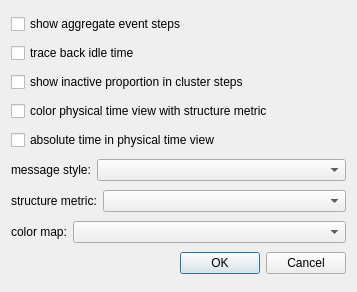
<?xml version="1.0" encoding="UTF-8"?>
<!--
Copyright (c) 2014, Lawrence Livermore National Security, LLC.
Produced at the Lawrence Livermore National Laboratory.

This file is part of Ravel.
Written by Kate Isaacs, kisaacs@acm.org, All rights reserved.
LLNL-CODE-663885

For details, see https://github.com/scalability-llnl/ravel
Please also see the LICENSE file for our notice and the LGPL.

This program is free software; you can redistribute it and/or modify
it under the terms of the GNU General Public License (as published by
the Free Software Foundation) version 2.1 dated February 1999.

This program is distributed in the hope that it will be useful, but
WITHOUT ANY WARRANTY; without even the IMPLIED WARRANTY OF
MERCHANTABILITY or FITNESS FOR A PARTICULAR PURPOSE. See the terms and
conditions of the GNU General Public License for more details.

You should have received a copy of the GNU Lesser General Public License
along with this program; if not, write to the Free Software Foundation,
Inc., 59 Temple Place, Suite 330, Boston, MA 02111-1307 USA
-->
<ui version="4.0">
 <class>VisOptionsDialog</class>
 <widget class="QDialog" name="VisOptionsDialog">
  <property name="geometry">
   <rect>
    <x>0</x>
    <y>0</y>
    <width>357</width>
    <height>292</height>
   </rect>
  </property>
  <property name="windowTitle">
   <string>Visualization Options</string>
  </property>
  <layout class="QVBoxLayout" name="verticalLayout">
   <item>
    <widget class="QCheckBox" name="showAggregateCheckBox">
     <property name="toolTip">
      <string>Show steps in between messaging events. MPI only.</string>
     </property>
     <property name="text">
      <string>show aggregate event steps</string>
     </property>
    </widget>
   </item>
   <item>
    <widget class="QCheckBox" name="traceBackCheckBox">
     <property name="toolTip">
      <string>Experimental.</string>
     </property>
     <property name="text">
      <string>trace back idle time</string>
     </property>
    </widget>
   </item>
   <item>
    <widget class="QCheckBox" name="inactiveCheckBox">
     <property name="toolTip">
      <string>Cluster glyphs have transparent area to show inactive timelines at that step.</string>
     </property>
     <property name="text">
      <string>show inactive proportion in cluster steps</string>
     </property>
    </widget>
   </item>
   <item>
    <widget class="QCheckBox" name="metricColorTraditionalCheckBox">
     <property name="toolTip">
      <string>Physical timeline events also colored using metric.</string>
     </property>
     <property name="text">
      <string>color physical time view with structure metric</string>
     </property>
    </widget>
   </item>
   <item>
    <widget class="QCheckBox" name="absoluteTimeCheckBox">
     <property name="toolTip">
      <string>Physical time axis shows absolute time rather than offset time.</string>
     </property>
     <property name="text">
      <string>absolute time in physical time view</string>
     </property>
    </widget>
   </item>
   <item>
    <layout class="QHBoxLayout" name="horizontalLayout_3">
     <property name="topMargin">
      <number>0</number>
     </property>
     <property name="rightMargin">
      <number>0</number>
     </property>
     <item>
      <widget class="QLabel" name="label_3">
       <property name="toolTip">
        <string>Message lines can be drawn from sender to receiver, within the sender event, or not at all.</string>
       </property>
       <property name="text">
        <string>message style:</string>
       </property>
      </widget>
     </item>
     <item>
      <widget class="QComboBox" name="messageComboBox">
       <property name="sizePolicy">
        <sizepolicy hsizetype="Preferred" vsizetype="Fixed">
         <horstretch>1</horstretch>
         <verstretch>0</verstretch>
        </sizepolicy>
       </property>
      </widget>
     </item>
    </layout>
   </item>
   <item>
    <layout class="QHBoxLayout" name="horizontalLayout">
     <item>
      <widget class="QLabel" name="label">
       <property name="text">
        <string>structure metric:</string>
       </property>
      </widget>
     </item>
     <item>
      <widget class="QComboBox" name="metricComboBox">
       <property name="sizePolicy">
        <sizepolicy hsizetype="Preferred" vsizetype="Fixed">
         <horstretch>1</horstretch>
         <verstretch>0</verstretch>
        </sizepolicy>
       </property>
      </widget>
     </item>
    </layout>
   </item>
   <item>
    <layout class="QHBoxLayout" name="horizontalLayout_2">
     <item>
      <widget class="QLabel" name="label_2">
       <property name="text">
        <string>color map:</string>
       </property>
      </widget>
     </item>
     <item>
      <widget class="QComboBox" name="colorComboBox">
       <property name="sizePolicy">
        <sizepolicy hsizetype="Preferred" vsizetype="Fixed">
         <horstretch>1</horstretch>
         <verstretch>0</verstretch>
        </sizepolicy>
       </property>
      </widget>
     </item>
    </layout>
   </item>
   <item>
    <widget class="QDialogButtonBox" name="buttonBox">
     <property name="orientation">
      <enum>Qt::Horizontal</enum>
     </property>
     <property name="standardButtons">
      <set>QDialogButtonBox::Cancel|QDialogButtonBox::Ok</set>
     </property>
    </widget>
   </item>
  </layout>
 </widget>
 <resources/>
 <connections>
  <connection>
   <sender>buttonBox</sender>
   <signal>accepted()</signal>
   <receiver>VisOptionsDialog</receiver>
   <slot>accept()</slot>
   <hints>
    <hint type="sourcelabel">
     <x>248</x>
     <y>254</y>
    </hint>
    <hint type="destinationlabel">
     <x>157</x>
     <y>274</y>
    </hint>
   </hints>
  </connection>
  <connection>
   <sender>buttonBox</sender>
   <signal>rejected()</signal>
   <receiver>VisOptionsDialog</receiver>
   <slot>reject()</slot>
   <hints>
    <hint type="sourcelabel">
     <x>316</x>
     <y>260</y>
    </hint>
    <hint type="destinationlabel">
     <x>286</x>
     <y>274</y>
    </hint>
   </hints>
  </connection>
 </connections>
</ui>
